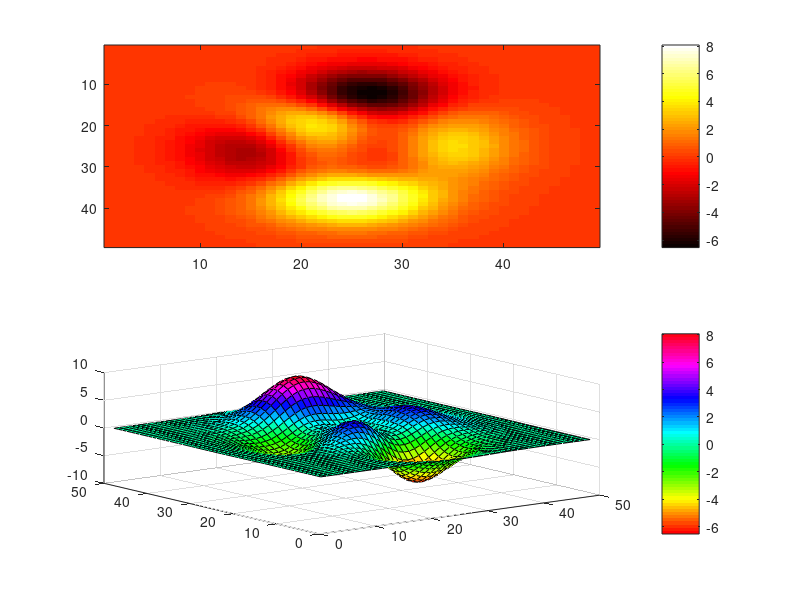

MATLAB code to generate this figure:
close all;clear all;
h1=subplot(2,1,1);
imagesc(peaks) 
colormap(h1,hot)
%colormap(hot)
colorbar;
%freezeColors %freeze this plot's colormap
%freezeColors(colorbar) %freeze this plot's colormap
%cbfreeze

h1=subplot(2,1,2) 
colormap(h1,hsv) % won't change any frozen plots! 
surf(peaks) 
colorbar;
%freezeColors 
%freezeColors(colorbar) %freeze this plot's colormap
%
%
% from matlab 2016, colormap is native, use colormap(axes,cmap)
